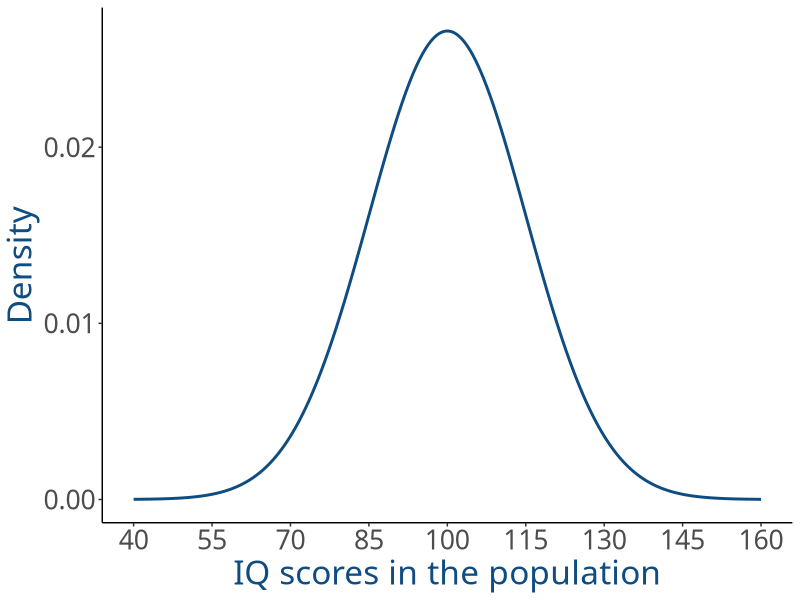
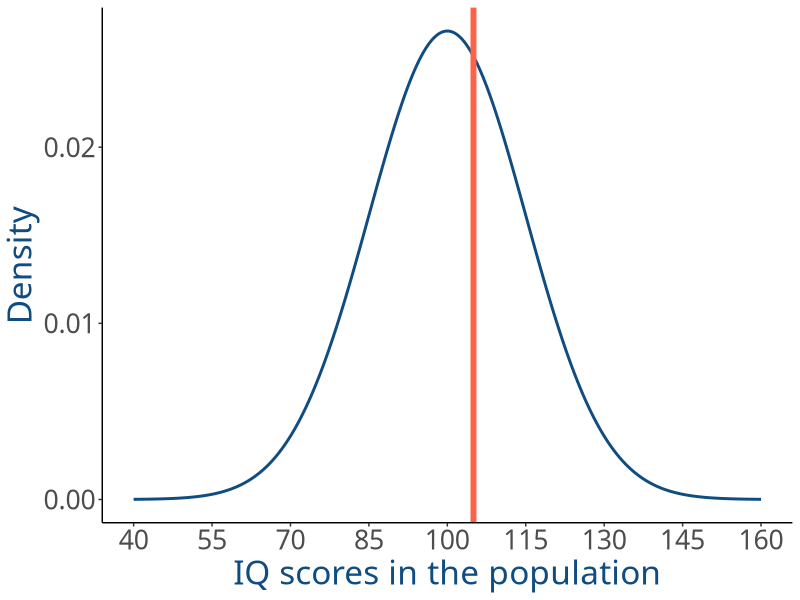
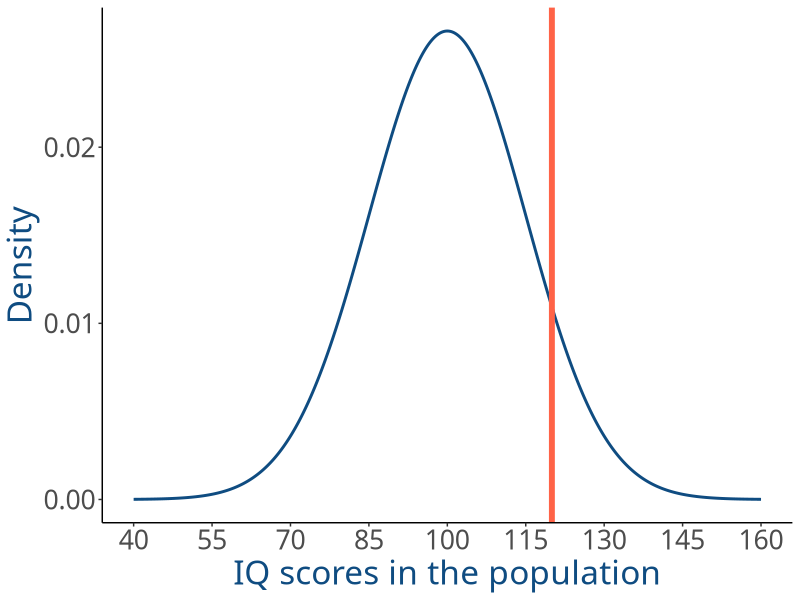
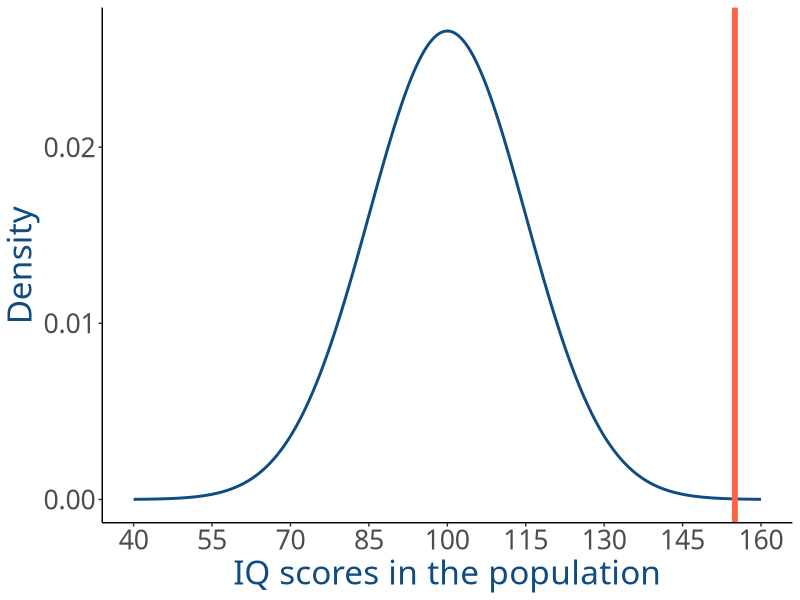
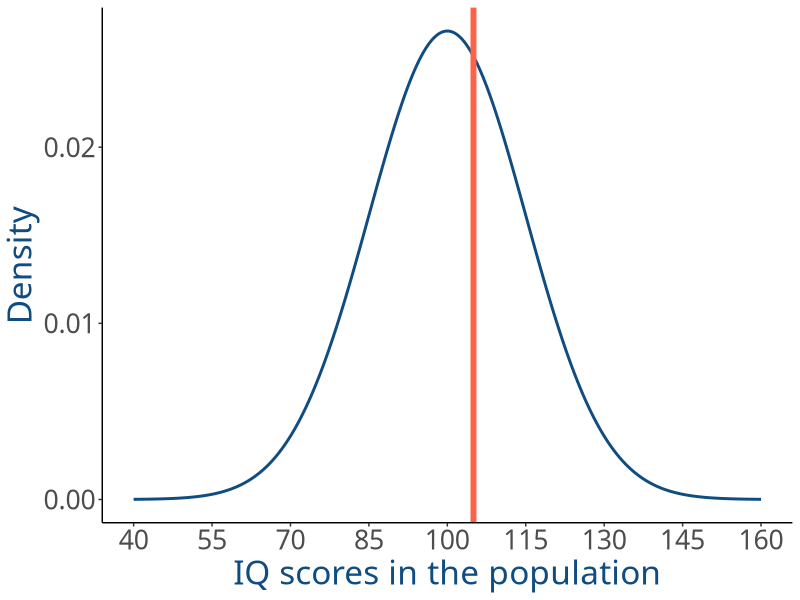
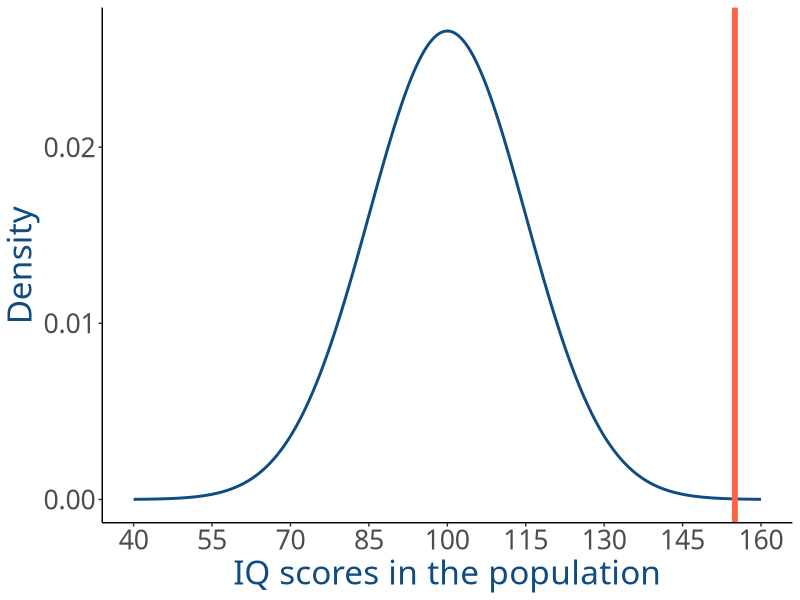
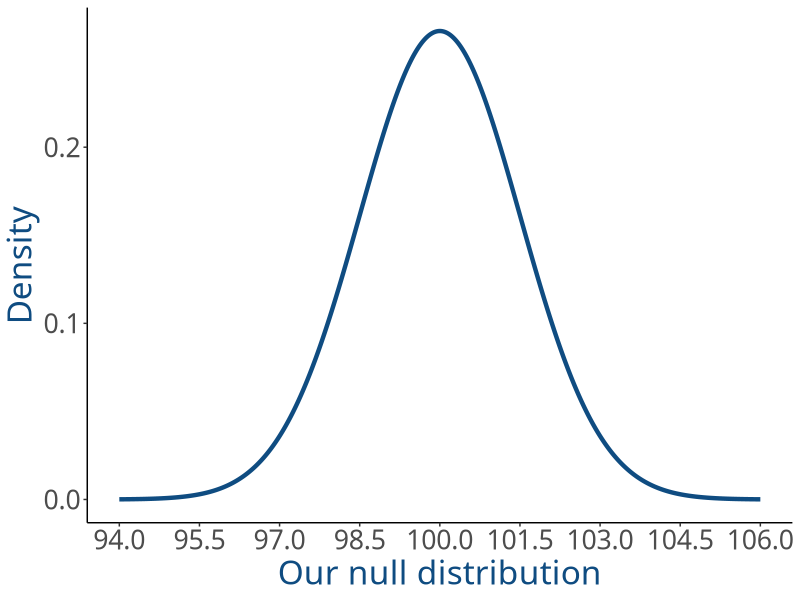
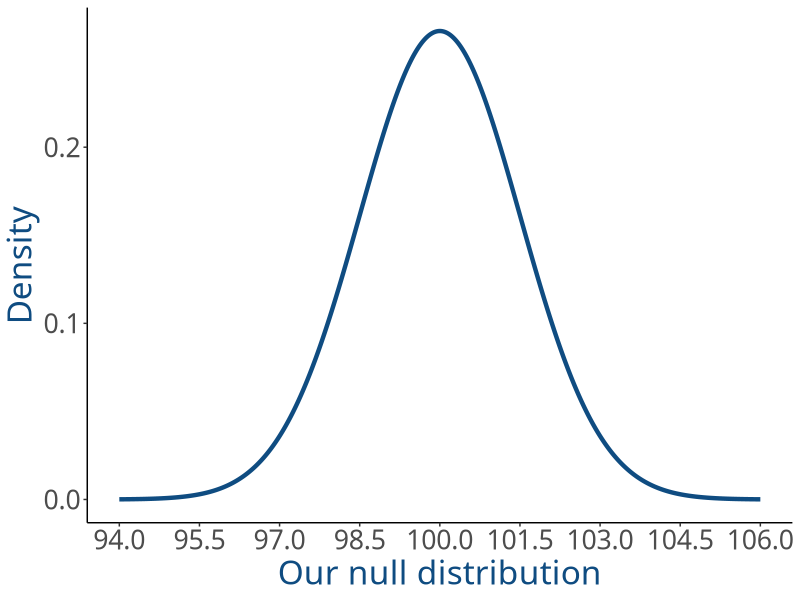

These charts were generated, in order, by the following R code:
## ---- chunk 1
#| label: setup
#| include: false

library(tidyverse)
library(patchwork)

options(digits=7)

dapr1blue <- '#0F4C81'

# # i have no idea why these options aren't "taking"
# # for the plots in this file specifically
# theme_set(theme_minimal())
# theme_update(
#   text = element_text(family = 'Source Sans 3', size = 100),
#   panel.grid.minor = element_blank(),
#   strip.background = element_blank(),
#   strip.text.x = element_text(size = 24)
# )
## ---- chunk 2
set.seed(1)
iq_data <- tibble(
  iq = rnorm(n = 99, mean = 100, sd = 20) |> round()
) |>
  bind_rows(
    tibble(iq = 155)
  )
obs_sample_mean <- mean(iq_data$iq)
## ---- chunk 3
#| out.width: 1100px

mu <- 100
sigma <- 15

x <- seq((mu - 4*sigma), (mu + 4*sigma), length.out = 1000)
y <- dnorm(x, mean = mu, sd = sigma)
df <- data.frame(x = x, y = y)

p_iq_pop <- ggplot(df, aes(x = x, y = y)) +
  geom_line(linewidth = 1, color = "#0F4C81") +
  labs(x = "IQ scores in the population", y = "Density") +
  scale_x_continuous(breaks = seq(
    (mu - 4*sigma), (mu + 4*sigma), by = sigma)
    ) +
  theme_classic() +
  theme(
    text = element_text(family = 'Source Sans 3', size = 24),
    axis.title = ggplot2::element_text(color = dapr1blue)
  ) +
  NULL

p_iq_pop
## ---- chunk 4
#| out.width: 1100px
curr_iq <- 105
p_iq_pop +
  geom_vline(xintercept = curr_iq, colour = 'tomato1', linewidth = 2) +
  NULL
## ---- chunk 5
#| out.width: 1100px
curr_iq <- 120
p_iq_pop +
  geom_vline(xintercept = curr_iq, colour = 'tomato1', linewidth = 2) +
  NULL
## ---- chunk 6
#| out.width: 1100px
curr_iq <- 155
p_iq_pop +
  geom_vline(xintercept = curr_iq, colour = 'tomato1', linewidth = 2) +
  NULL
## ---- chunk 7
p_iq_pop +
  geom_vline(xintercept = 105, colour = 'tomato1', linewidth = 2) +
  NULL
## ---- chunk 8
p_iq_pop +
  geom_vline(xintercept = 155, colour = 'tomato1', linewidth = 2) +
  NULL
## ---- chunk 9
iq_data |> 
  head()
## ---- chunk 10
options(digits=22)  
# FIXME rendered output rounds to nearest integer despite this option being set
iq_data |>
  summarise(
    m = mean(iq)
  )
## ---- chunk 11
options(digits=7)
h0_mean <- 100
h0_sd <- 1.5
nx <- seq(h0_mean-4*h0_sd, h0_mean+4*h0_sd, length.out = 1000)
p_nulldist <- tibble(
  x = nx,
  n_dens = dnorm(nx, mean = h0_mean, sd = h0_sd)
) |>
  ggplot(aes(x = x, y = n_dens)) +
  geom_line(linewidth = 1.5, colour = dapr1blue) +
  # geom_ribbon(
  #   aes(
  #     x = ifelse(x >= -2 & x <= 2, x, NA), 
  #     ymin = 0,  ymax = n_dens), 
  #   alpha = 0.3, fill = dapr1blue
  #   ) +
  # geom_vline(xintercept = h0_mean, linetype = 'dashed', linewidth = 1) +
  # geom_vline(xintercept = h0_mean + h0_sd, linetype = 'dotted', linewidth = 1) +
  # geom_vline(xintercept = h0_mean + 2 * h0_sd, linetype = 'dotted', linewidth = 1) +
  # geom_vline(xintercept = h0_mean - h0_sd, linetype = 'dotted', linewidth = 1) +
  # geom_vline(xintercept = h0_mean - 2 * h0_sd, linetype = 'dotted', linewidth = 1) +
  labs(
    y = 'Density',
    x = 'Our null distribution'
  ) +
  theme_classic() +
  theme(
    panel.grid = element_blank(),
    text = element_text(family = 'Source Sans 3', size = 24),
    axis.title = ggplot2::element_text(color = dapr1blue)
  ) +
  scale_x_continuous(breaks = seq(
    (h0_mean - 4*h0_sd), (h0_mean + 4*h0_sd), by = h0_sd)
    ) +
  NULL
p_nulldist
## ---- chunk 12
p_nulldist
## ---- chunk 13
uppertail_5perc <- (qnorm(0.05, lower.tail=F) * h0_sd) + h0_mean

p_nulldist +
  geom_ribbon(
    aes(
      x = ifelse(x >= uppertail_5perc, x, NA),
      ymin = 0,  ymax = n_dens),
    alpha = 0.3, fill = dapr1blue
    ) +
  annotate("text",x=106, y=0.2, label="5%\nprobability", col=dapr1blue, hjust=1, size = 8)+
  geom_curve(aes(x=104, xend=103, y=0.15, yend=0.01), col=dapr1blue, size=0.5, curvature = -0.1, arrow = arrow(length = unit(0.1, "npc")), linewidth = 1.5)+
  NULL
## ---- chunk 14
p_nulldist +
  geom_ribbon(aes(
      x = ifelse(x >= h0_mean+2*h0_sd, x, NA),
      ymin = 0,  ymax = n_dens),
    alpha = 0.3, fill = dapr1blue
    ) +
    geom_ribbon(aes(
      x = ifelse(x <= h0_mean-2*h0_sd, x, NA),
      ymin = 0,  ymax = n_dens),
    alpha = 0.3, fill = dapr1blue
    ) +

  annotate("text",x=106, y=0.12, label="2.5%\nprobability", col=dapr1blue, hjust=1, size = 8)+
  annotate("text",x=94, y=0.12, label="2.5%\nprobability", col=dapr1blue, hjust=0, size = 8)+
  
  geom_curve(aes(x=104, xend=103.3, y=0.07, yend=0.01), col=dapr1blue, size=0.5, curvature = -0.1, arrow = arrow(length = unit(0.1, "npc")), linewidth = 1.5)+
  geom_curve(aes(x=96, xend=96.7, y=0.07, yend=0.01), col=dapr1blue, size=0.5, curvature = 0.1, arrow = arrow(length = unit(0.1, "npc")), linewidth = 1.5)+
  NULL

## ---- chunk 15
p_nulldist +
  geom_ribbon(
    aes(
      x = ifelse(x >= uppertail_5perc, x, NA),
      ymin = 0,  ymax = n_dens),
    alpha = 0.3, fill = dapr1blue
    ) +
  geom_vline(xintercept = obs_sample_mean, linewidth = 2, colour = 'tomato1') +
  annotate("text", x=obs_sample_mean+0.5, y=0.18, label= paste0("observed\nsample\nmean:\n", obs_sample_mean), col="tomato1", hjust=0, size = 8)+

  NULL
## ---- chunk 16
1 - pnorm(1.89)
## ---- chunk 17
obs_z <- 1.89

mu <- 0
sigma <- 1

x <- seq((mu - 4*sigma), (mu + 4*sigma), length.out = 1000)
y <- dnorm(x, mean = mu, sd = sigma)
df <- data.frame(x = x, y = y)

p_stdnorm <- ggplot(df, aes(x = x, y = y)) +
  geom_line(linewidth = 1, color = "#0F4C81") +
  labs(x = "Z", y = "Density") +
  scale_x_continuous(breaks = seq(
    (mu - 4*sigma), (mu + 4*sigma), by = sigma)
    ) +
  theme_classic() +
  theme(
    text = element_text(family = 'Source Sans 3', size = 28),
    axis.title = element_text(color = dapr1blue)
  ) +
  NULL

p_stdnorm +
  geom_vline(xintercept = obs_z, colour = 'tomato1', linewidth = 1.5) +
  geom_ribbon(
    aes(
      x = ifelse(x >= obs_z, x, NA),
      ymin = 0,
      ymax = y
    ),
    fill = 'tomato1', alpha = 0.3
  ) +

  annotate("text",x=4, y=0.2, label="2.9%\nprob.", col='tomato1', hjust=1, size = 8)+
  
  geom_curve(aes(x=3.5, xend=2.2, y=0.13, yend=0.02), col='tomato1', size=0.5, curvature = -0.1, arrow = arrow(length = unit(0.1, "npc")), linewidth = 1.5)+
  NULL
